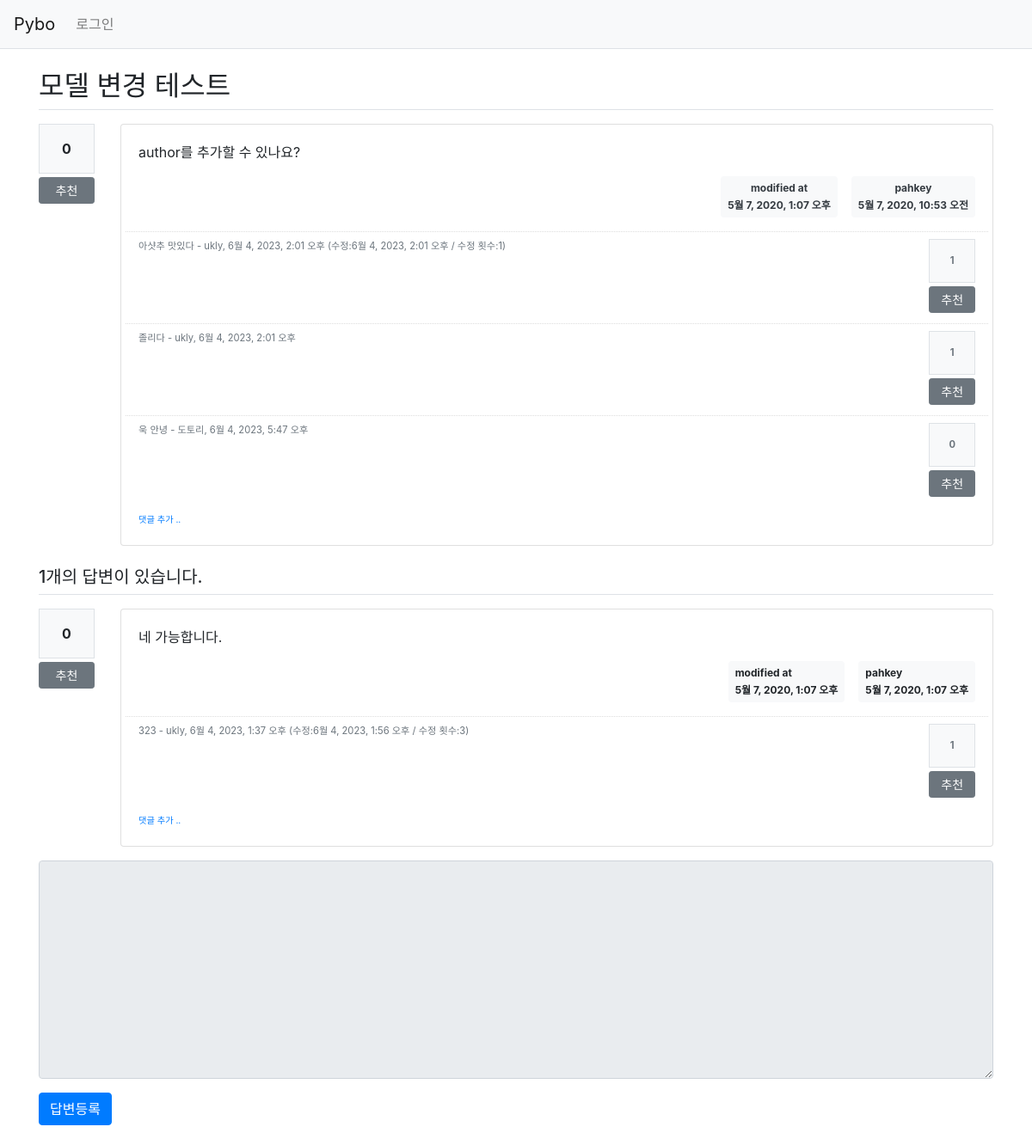
The app's page /pybo/14/ with its own data.
### pybo/models.py (models this page shows, shortened)
class Question(models.Model):
    author = models.ForeignKey(User, on_delete=models.CASCADE, related_name='author_question')
    subject = models.CharField(max_length=200)
    content = models.TextField()
    create_date = models.DateTimeField()
    modify_date = models.DateTimeField(null=True, blank=True)
    voter = models.ManyToManyField(User, related_name='voter_question')

class Comment(models.Model):
    author = models.ForeignKey(User, on_delete=models.CASCADE)
    content = models.TextField()
    create_date = models.DateTimeField()
    modify_date = models.DateTimeField(null=True, blank=True)
    question = models.ForeignKey(Question, null=True, blank=True, on_delete=models.CASCADE)
    answer = models.ForeignKey(Answer, null=True, blank=True, on_delete=models.CASCADE)
    modify_count = models.IntegerField(null=True, blank=True, default=0)
    question_comment_voter = models.ManyToManyField(User, related_name='voter_question_comment')
    answer_comment_voter = models.ManyToManyField(User, related_name='voter_answer_comment')

class Answer(models.Model):
    author = models.ForeignKey(User, on_delete=models.CASCADE, related_name='author_answer')
    question = models.ForeignKey(Question, on_delete=models.CASCADE)
    content = models.TextField()
    create_date = models.DateTimeField()
    modify_date = models.DateTimeField(null=True, blank=True)
    voter = models.ManyToManyField(User, related_name='voter_answer')

### pybo/views/base_views.py (the view)
# urls.py: path('<int:question_id>/', base_views.detail, name='detail'),
def detail(request, question_id):
    question = get_object_or_404(Question, pk=question_id)
    context = {'question': question}
    return render(request, 'pybo/question_detail.html', context)

### pybo/templatetags/pybo_filter.py (called while the page is built)
@register.filter()
def mark(value):
    extensions = ["nl2br", "fenced_code"]
    return mark_safe(markdown.markdown(value, extensions=extensions))

### templates/pybo/question_detail.html (shortened to what this page needs)
{% extends 'base.html' %}
{% load pybo_filter %}
{% block content %}
<div class="container my-3">
    <h2 class="border-bottom py-2">{{ question.subject }}</h2>
    <div class="row my-3">
        <div class="col-1">
            <div class="bg-light text-center p-3 border font-weight-bolder mb-1">{{question.voter.count}}</div>
            <a href="#" data-uri="{% url 'pybo:vote_question' question.id  %}"
               class="recommend btn btn-sm btn-secondary btn-block my-1">추천</a>
        </div>
        <div class="col-11">
            <div class="card">
                <div class="card-body">
                    <div class="card-text">{{ question.content|mark }}</div>
                    <div class="d-flex justify-content-end">
                        {% if question.modify_date %}
                        <div class="badge bg-light text-dark p-2 text-start mx-3">
                            <div class="mb-2">modified at</div>
                            <div>{{ question.modify_date }}</div>
                        </div>
                        {% endif %}
                        <div class="badge bg-light text-dark p-2 text-start">
                            <div class="mb-2">{{ question.author.username }}</div>
                            <div>{{ question.create_date }}</div>
                        </div>
                    </div>
                    {% if question.comment_set.count > 0 %}
                    <div class="mt-3">
                    {% for comment in question.comment_set.all %}
                        <div class="comment py-2 text-muted row">
                            <div class="col-11">
                                <span style="white-space: pre-line;">{{ comment.content }}</span>
                                <span>
                                    - {{ comment.author }}, {{ comment.create_date }}
                                    {% if comment.modify_date %}
                                    (수정:{{ comment.modify_date }} / 수정 횟수:{{ comment.modify_count }})
                                    {% endif %}
                                </span>
                            </div>
                            <div class="col-1">
                                <div class="bg-light text-center p-3 border font-weight-bolder mb-1">{{comment.question_comment_voter.count}}</div>
                                <a href="#" data-uri="{% url 'pybo:vote_question_comment' comment.id  %}" class="recommend btn btn-sm btn-secondary btn-block my-1">추천</a>
                            </div>
                        </div>
                    {% endfor %}
                    </div>
                    {% endif %}
                    <div>
                        <a href="{% url 'pybo:comment_create_question' question.id  %}"
                           class="small"><small>댓글 추가 ..</small></a>
                    </div>
                </div>
            </div>
        </div>
    </div>
    <h5 class="border-bottom my-3 py-2">{{question.answer_set.count}}개의 답변이 있습니다.</h5>
    {% for answer in question.answer_set.all %}
    <div class="row my-3">
        <div class="col-1">
            <div class="bg-light text-center p-3 border font-weight-bolder mb-1">{{answer.voter.count}}</div>
            <a href="#" data-uri="{% url 'pybo:vote_answer' answer.id  %}"
                class="recommend btn btn-sm btn-secondary btn-block my-1">추천</a>
        </div>
        <div class="col-11">
            <div class="card">
                <div class="card-body">
                    <div class="card-text">{{ answer.content|mark }}</div>
                    <div class="d-flex justify-content-end">
                        {% if answer.modify_date %}
                        <div class="badge badge-light p-2 text-left mx-3">
                            <div class="mb-2">modified at</div>
                            <div>{{ answer.modify_date }}</div>
                        </div>
                        {% endif %}
                        <div class="badge badge-light p-2 text-left">
                            <div class="mb-2">{{ answer.author.username }}</div>
                            <div>{{ answer.create_date }}</div>
                        </div>
                    </div>
                    {% if answer.comment_set.count > 0 %}
                    <div class="mt-3">
                    {% for comment in answer.comment_set.all %}
                        <div class="comment py-2 text-muted row">
                            <div class="col-11">
                                <span style="white-space: pre-line;">{{ comment.content }}</span>
                                <span>
                                    - {{ comment.author }}, {{ comment.create_date }}
                                    {% if comment.modify_date %}
                                    (수정:{{ comment.modify_date }} / 수정 횟수:{{ comment.modify_count }})
                                    {% endif %}
                                </span>
                            </div>
                            <div class="col-1">
                                <div class="bg-light text-center p-3 border font-weight-bolder mb-1">{{comment.answer_comment_voter.count}}</div>
                                <a href="#" data-uri="{% url 'pybo:vote_answer_comment' comment.id  %}" class="recommend btn btn-sm btn-secondary btn-block my-1">추천</a>
                            </div>
                        </div>
                    {% endfor %}
                    </div>
                    {% endif %}
                    <div>
                        <a href="{% url 'pybo:comment_create_answer' answer.id  %}"
                           class="small"><small>댓글 추가 ..</small></a>
                    </div>
                </div>
            </div>
        </div>
    </div>
    {% endfor %}
    <form action="{% url 'pybo:answer_create' question.id %}" method="post" class="my-3">
        <div class="form-group">
            <textarea {% if not user.is_authenticated %}disabled{% endif %}
              name="content" id="content" class="form-control" rows="10"></textarea>
        </div>
        <input type="submit" value="답변등록" class="btn btn-primary">
    </form>
</div>
{% endblock %}

### static/style.css (style rules this page uses)
.comment { border-top:dotted 1px #ddd; font-size:0.7em; }

### records on screen
Question: subject "모델 변경 테스트", voter.count "0", content|mark "author를 추가할 수 있나요?", modify_date "5월 7, 2020, 1:07 오후", author.username "pahkey", create_date "5월 7, 2020, 10:53 오전", answer_set.count "1"
Comment: content "아샷추 맛있다", author "ukly", create_date "6월 4, 2023, 2:01 오후", modify_date "6월 4, 2023, 2:01 오후", modify_count "1", question_comment_voter.count "1"
Comment: content "졸리다", author "ukly", create_date "6월 4, 2023, 2:01 오후", question_comment_voter.count "1"
Comment: content "욱 안녕", author "도토리", create_date "6월 4, 2023, 5:47 오후", question_comment_voter.count "0"
Answer: voter.count "0", content|mark "네 가능합니다.", modify_date "5월 7, 2020, 1:07 오후", author.username "pahkey", create_date "5월 7, 2020, 1:07 오후"
Comment: content "323", author "ukly", create_date "6월 4, 2023, 1:37 오후", modify_date "6월 4, 2023, 1:56 오후", modify_count "3", answer_comment_voter.count "1"
